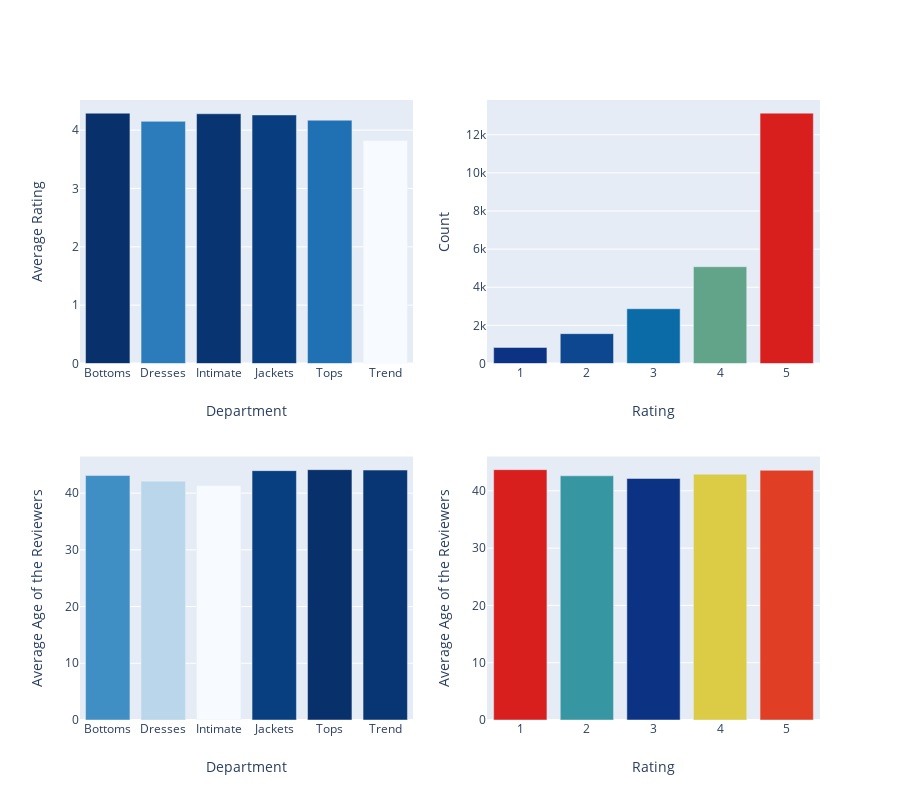

Notebook cell for this chart:
### Code cell
#import plotly.plotly as py
#import plotly.graph_objs as go


df1=df['Rating'].value_counts().to_frame()
avgdf1 = df.groupby('Department Name').agg({'Rating': np.average})
avgdf2 = df.groupby('Department Name').agg({'Age': np.average})
avgdf3 = df.groupby('Rating').agg({'Age': np.average})
trace1 = go.Bar(
    x=avgdf1.index,
    y=round(avgdf1['Rating'],2),
    marker=dict(
        color=avgdf1['Rating'],
        colorscale = 'Blues')
)

trace2 = go.Bar(
    x=df1.index,
    y=df1.Rating,
    marker=dict(
        color=df1['Rating'],
        colorscale = 'Portland')
)

trace3 = go.Bar(
    x=avgdf2.index,
    y=round(avgdf2['Age'],2),
    marker=dict(
        color=avgdf2['Age'],
        colorscale = 'Blues')
)

trace4 = go.Bar(
    x=avgdf3.index,
    y=round(avgdf3['Age'],2),
    marker=dict(
        color=avgdf3['Age'],
        colorscale = 'Portland')
)

fig = tools.make_subplots(rows=2, cols=2, print_grid=False)

fig.append_trace(trace1, 1, 1)
fig.append_trace(trace2, 1, 2)
fig.append_trace(trace3, 2, 1)
fig.append_trace(trace4, 2, 2)

fig['layout']['xaxis1'].update(title='Department')
fig['layout']['yaxis1'].update(title='Average Rating')
fig['layout']['xaxis2'].update(title='Rating')
fig['layout']['yaxis2'].update(title='Count')
fig['layout']['xaxis3'].update(title='Department')
fig['layout']['yaxis3'].update(title='Average Age of the Reviewers')
fig['layout']['xaxis4'].update(title='Rating')
fig['layout']['yaxis4'].update(title='Average Age of the Reviewers')

fig['layout'].update(height=800, width=900,showlegend=False)
py.iplot(fig)

### Figure 1 — Plotly figure (JSON) as saved in the notebook; plotly's stock layout.template omitted (floating-point values rounded to 4 significant figures)
{"data": [{"marker": {"color": [4.289, 4.151, 4.28, 4.265, 4.172, 3.815], "colorscale": [[0, "rgb(247,251,255)"], [0.125, "rgb(222,235,247)"], [0.25, "rgb(198,219,239)"], [0.375, "rgb(158,202,225)"], [0.5, "rgb(107,174,214)"], [0.625, "rgb(66,146,198)"], [0.75, "rgb(33,113,181)"], [0.875, "rgb(8,81,156)"], [1, "rgb(8,48,107)"]]}, "type": "bar", "x": ["Bottoms", "Dresses", "Intimate", "Jackets", "Tops", "Trend"], "xaxis": "x", "y": [4.29, 4.15, 4.28, 4.26, 4.17, 3.82], "yaxis": "y"}, {"marker": {"color": [13130, 5076, 2873, 1565, 842], "colorscale": [[0, "rgb(12,51,131)"], [0.25, "rgb(10,136,186)"], [0.5, "rgb(242,211,56)"], [0.75, "rgb(242,143,56)"], [1, "rgb(217,30,30)"]]}, "type": "bar", "x": [5, 4, 3, 2, 1], "xaxis": "x2", "y": [13130, 5076, 2873, 1565, 842], "yaxis": "y2"}, {"marker": {"color": [43.09, 42.11, 41.3, 43.96, 44.13, 44.06], "colorscale": [[0, "rgb(247,251,255)"], [0.125, "rgb(222,235,247)"], [0.25, "rgb(198,219,239)"], [0.375, "rgb(158,202,225)"], [0.5, "rgb(107,174,214)"], [0.625, "rgb(66,146,198)"], [0.75, "rgb(33,113,181)"], [0.875, "rgb(8,81,156)"], [1, "rgb(8,48,107)"]]}, "type": "bar", "x": ["Bottoms", "Dresses", "Intimate", "Jackets", "Tops", "Trend"], "xaxis": "x3", "y": [43.09, 42.11, 41.3, 43.96, 44.13, 44.06], "yaxis": "y3"}, {"marker": {"color": [43.69, 42.62, 42.16, 42.89, 43.58], "colorscale": [[0, "rgb(12,51,131)"], [0.25, "rgb(10,136,186)"], [0.5, "rgb(242,211,56)"], [0.75, "rgb(242,143,56)"], [1, "rgb(217,30,30)"]]}, "type": "bar", "x": [1, 2, 3, 4, 5], "xaxis": "x4", "y": [43.69, 42.62, 42.16, 42.89, 43.58], "yaxis": "y4"}], "layout": {"height": 800, "showlegend": false, "width": 900, "xaxis": {"anchor": "y", "domain": [0, 0.45], "title": {"text": "Department"}}, "xaxis2": {"anchor": "y2", "domain": [0.55, 1], "title": {"text": "Rating"}}, "xaxis3": {"anchor": "y3", "domain": [0, 0.45], "title": {"text": "Department"}}, "xaxis4": {"anchor": "y4", "domain": [0.55, 1], "title": {"text": "Rating"}}, "yaxis": {"anchor": "x", "domain": [0.575, 1], "title": {"text": "Average Rating"}}, "yaxis2": {"anchor": "x2", "domain": [0.575, 1], "title": {"text": "Count"}}, "yaxis3": {"anchor": "x3", "domain": [0, 0.425], "title": {"text": "Average Age of the Reviewers"}}, "yaxis4": {"anchor": "x4", "domain": [0, 0.425], "title": {"text": "Average Age of the Reviewers"}}}}
